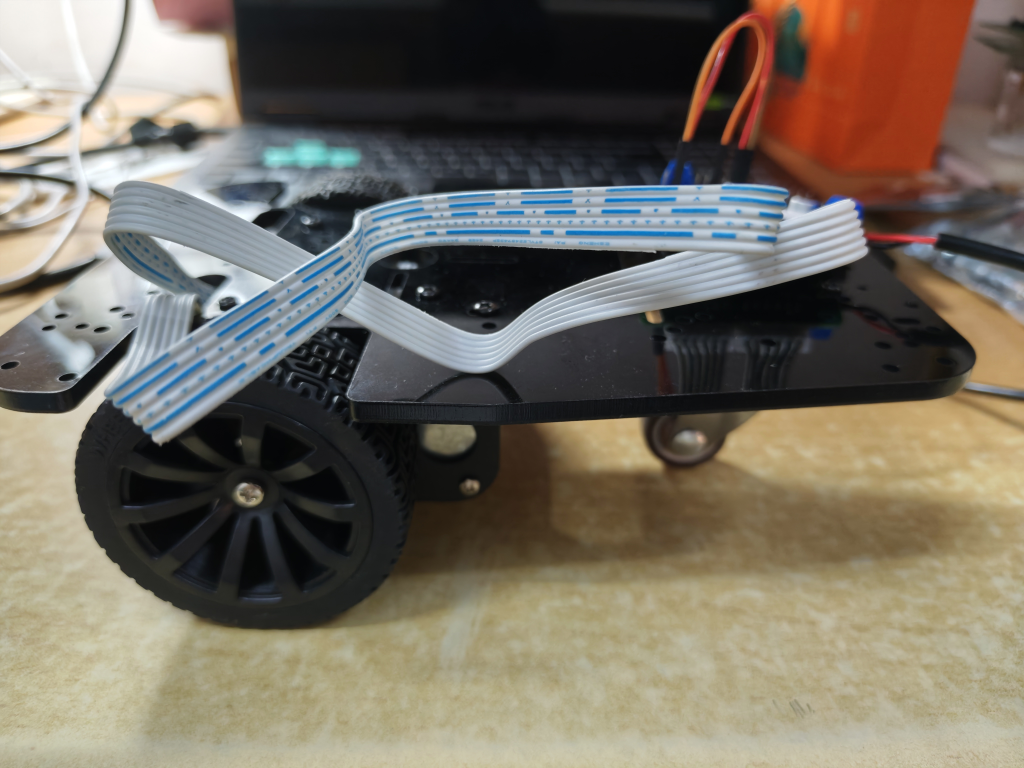
#> input picture car/硬件信息/R3X三轮差速底盘_侧视图.jpg, 4096 x 3072 px, given in place of frame.jpg, which was not available (shown at 1/4 size)
$ python inspect_grasped_blue.py '../../car/硬件信息'
#> lines starting #> are read from the running program, lines starting #| are printed output that depends on the picture; after the words box and inside, x2 and y2 are one past the last pixel; in counts of white or black regions, pixels touching at a corner belong together
### host/project_paths.py
"""Canonical repository paths; importing this module never accesses hardware."""
from pathlib import Path
import sys
ROOT = Path(__file__).resolve().parents[1]
DATA = ROOT / 'data/k230'

def bootstrap(include_tools=False):
#> called with include_tools = True
    paths = [ROOT, ROOT/'host/apps', ROOT/'host/arm', ROOT/'host/transport',
             ROOT/'host/vision', ROOT/'third_party/ftservo_python']
    if include_tools:
        paths += [ROOT/'tools/capture', ROOT/'tools/calibration', ROOT/'tools/analysis', ROOT/'scripts']
    for path in reversed(paths):
        if str(path) not in sys.path:
            sys.path.insert(0, str(path))

### tools/analysis/inspect_grasped_blue.py
#!/usr/bin/env python3
"""Propose a blue object and visible face for operator confirmation; no robot commands."""

import sys as _sys
from pathlib import Path as _Path
_sys.path.insert(0, str(_Path(__file__).resolve().parents[2]))
from host.project_paths import ROOT as REPO_ROOT, bootstrap as _bootstrap
_bootstrap(include_tools=True)
import argparse,json
from pathlib import Path
import cv2,numpy as np

p=argparse.ArgumentParser(description=__doc__);p.add_argument('folder',type=Path);a=p.parse_args()
im=cv2.imread(str(a.folder/'frame.jpg'));h,w=im.shape[:2]
#> further down, im is the input picture: shape (3072, 4096, 3); mean B, G, R 98.5, 111.2, 118.8
#> after `h, w = im.shape[:2]`: h = 3072; w = 4096
hsv=cv2.cvtColor(im,cv2.COLOR_BGR2HSV)
#> hsv: shape (3072, 4096, 3); mean H, S, V 54.3, 61.3, 124.3
mask=cv2.inRange(hsv,np.array([90,160,50]),np.array([140,255,255]))
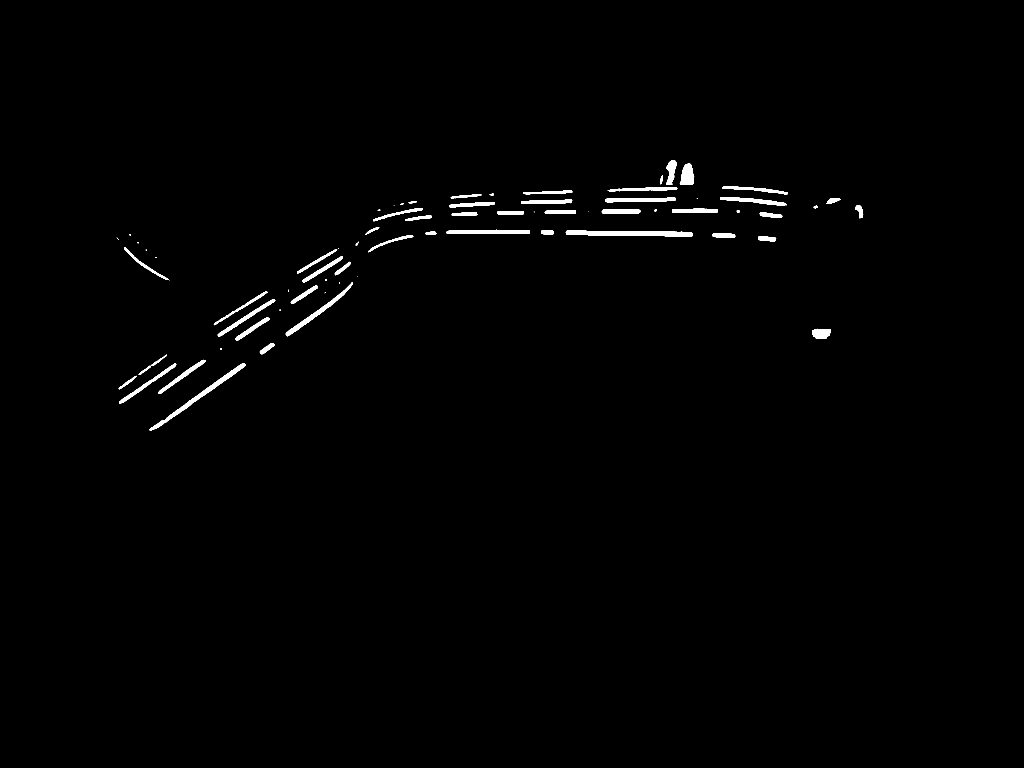
#> mask: shape (3072, 4096) (shown at 1/4 size); 0.79% white; 76 white regions (17 under 20 px), largest, box (x1, y1, x2, y2) and area: (2263, 923, 2770, 946) 8823, (597, 1454, 983, 1722) 7039, (1143, 1129, 1411, 1345) 4976
mask=cv2.morphologyEx(mask,cv2.MORPH_CLOSE,np.ones((3,3),np.uint8))
#> mask: shape (3072, 4096); 0.8% white; 72 white regions (13 under 20 px)
contours,_=cv2.findContours(mask,cv2.RETR_EXTERNAL,cv2.CHAIN_APPROX_SIMPLE)
#> contours = 72 contours, 17 with area under 20; largest, box (x1, y1, x2, y2) and area: (2263, 923, 2770, 946) 8310, (597, 1454, 983, 1722) 6648, (1143, 1129, 1411, 1345) 4696, (1787, 919, 2119, 936) 4365, (2719, 654, 2777, 739) 3460
choices=[]
for c in contours:
 area=cv2.contourArea(c);x,y,bw,bh=cv2.boundingRect(c)
 if area<1000 or x<=0 or y<=0 or x+bw>=w or y+bh>=h:continue
 if not .35<bw/bh<3 or area/(bw*bh)<.5:continue
 choices.append((area,c))
#> this loop made 72 passes
#> (area, x, y, bw, bh) on passes 1, 2, 3, 4, 5, 6, 7, 8, 9, 10, 12, 14: (545, 475, 1503, 73, 54), (338, 554, 1463, 50, 36), (6648, 597, 1454, 386, 268), (2988.5, 476, 1454, 229, 161), (2912, 632, 1439, 191, 137), (350.5, 606, 1419, 62, 45), (35, 880, 1392, 8, 8), (956, 1039, 1373, 59, 44), (2330.5, 3248, 1315, 76, 39), (2124.5, 941, 1270, 137, 92), (3250.5, 871, 1196, 230, 150), (1752.5, 855, 1165, 215, 136)
#> after the loop, choices = 3 items
#> (the run stopped early here; a loop or call above may not have finished)

$ run again, on car/硬件信息/R3X三轮差速底盘_俯视图.jpg
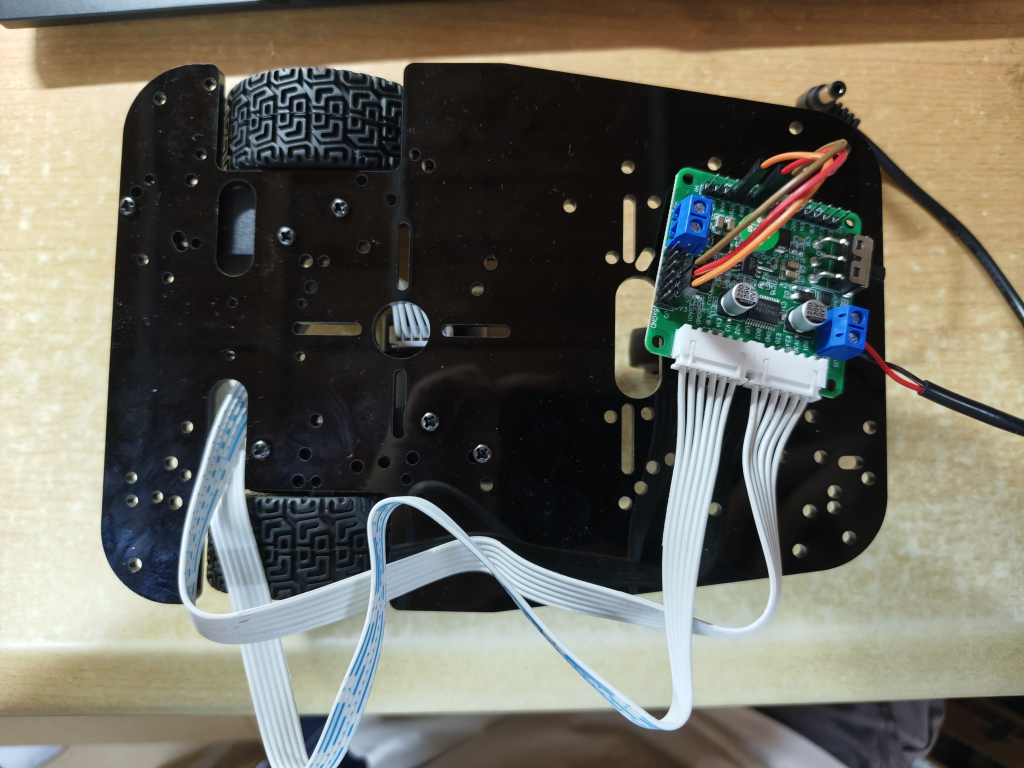
#> input picture car/硬件信息/R3X三轮差速底盘_俯视图.jpg, 4096 x 3072 px, given in place of frame.jpg, which was not available (shown at 1/4 size)
#> im is the input picture: shape (3072, 4096, 3); mean B, G, R 95, 105.5, 107.5
#> hsv: shape (3072, 4096, 3); mean H, S, V 51.3, 62.5, 114.7
#> `mask=cv2.inRange(hsv,np.array([90,160,50]),np.array([140,255,255]))`:
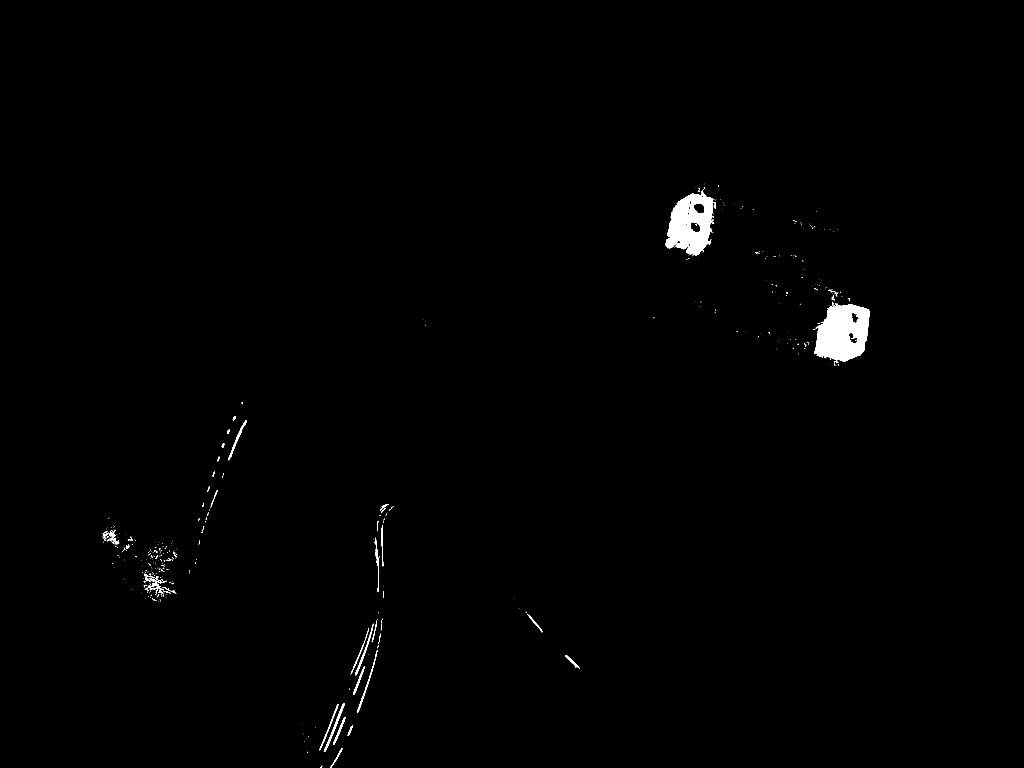
#> mask: shape (3072, 4096) (shown at 1/4 size); 0.67% white; 673 white regions (586 under 20 px), largest, box (x1, y1, x2, y2) and area: (3258, 1214, 3477, 1452) 36831, (2663, 770, 2863, 1022) 30487, (1295, 2813, 1379, 3008) 1581
#> contours = 471 contours, 420 with area under 20; largest, box (x1, y1, x2, y2) and area: (3258, 1214, 3477, 1452) 38268, (2663, 761, 2864, 1023) 33610, (1295, 2813, 1379, 3008) 1384, (576, 2294, 666, 2374) 1296, (913, 1680, 986, 1841) 1052
#> the loop `for c in contours:` made 471 passes
#> (area, x, y, bw, bh) on passes 1, 3, 10: (23, 1282, 3063, 7, 9), (311, 1321, 2994, 49, 78), (200, 1391, 2902, 21, 41)
#> after the loop `for c in contours:`: choices = 2 items
